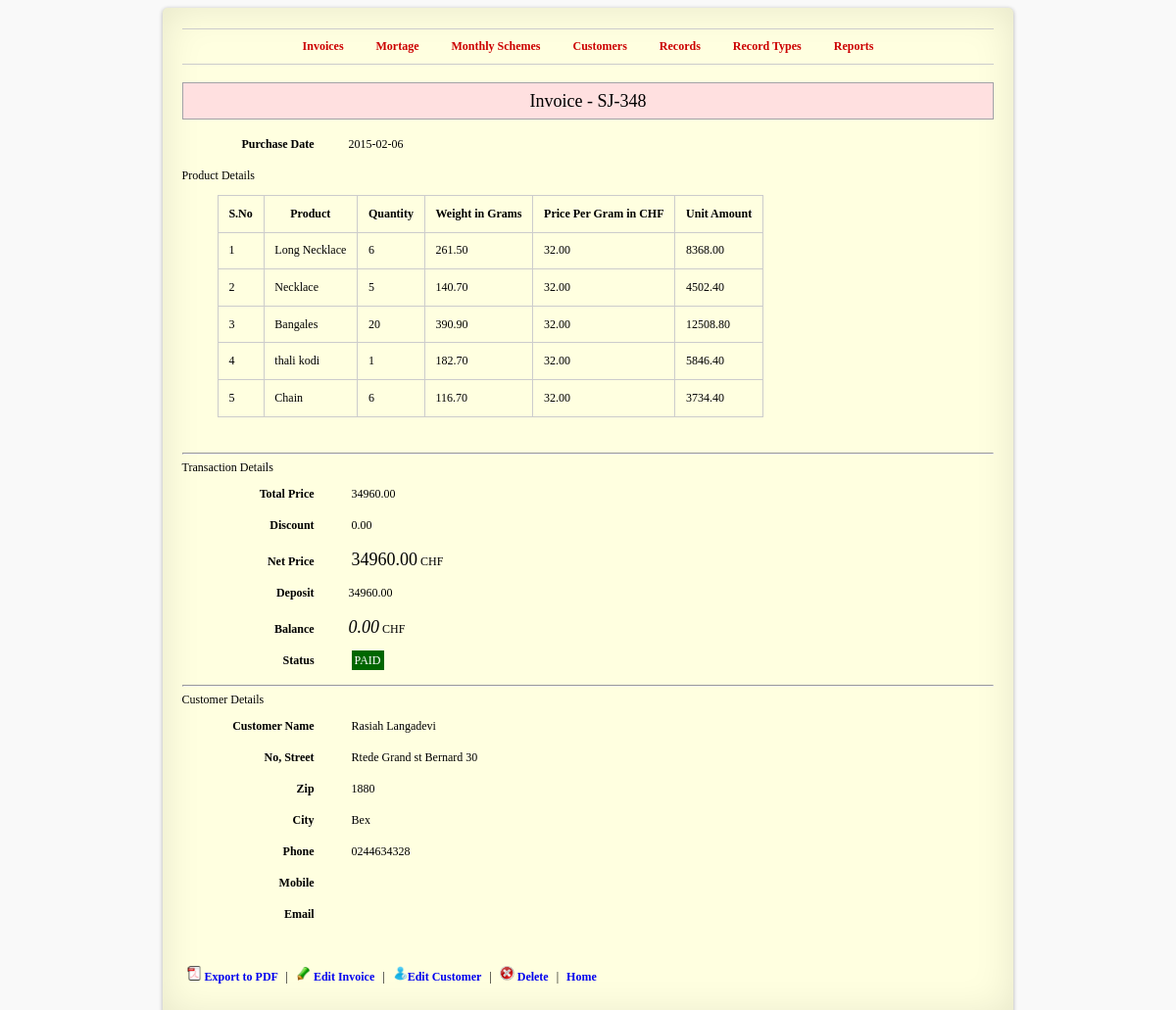
The page /invoice.php?inv_id=348 (signed in) on the database its author committed.
### tables this page shows
CREATE TABLE IF NOT EXISTS `orders` (
  `order_id` mediumint(10) NOT NULL AUTO_INCREMENT,
  `product_id` int(10) NOT NULL,
  `quantity` int(10) NOT NULL,
  `unit_weight` float(7,2) NOT NULL,
  `g_unit_price` float(7,2) NOT NULL,
  `mcharges` float(7,2) DEFAULT NULL,
  `unit_amount` float(7,2) NOT NULL,
  `inv_id` mediumint(10) DEFAULT NULL,
  `m_id` mediumint(10) DEFAULT NULL,
  PRIMARY KEY (`order_id`)
);

CREATE TABLE IF NOT EXISTS `invoices` (
  `inv_id` mediumint(10) NOT NULL AUTO_INCREMENT,
  `cust_id` mediumint(10) DEFAULT NULL,
  `mdate` date NOT NULL,
  PRIMARY KEY (`inv_id`)
);

CREATE TABLE IF NOT EXISTS `transactions` (
  `inv_id` int(11) NOT NULL,
  `total_price` float(7,2) DEFAULT NULL,
  `discount` float(7,2) DEFAULT NULL,
  `net_amount` float(7,2) DEFAULT NULL,
  `deposit` float(7,2) DEFAULT NULL,
  `balance` float(7,2) DEFAULT NULL,
  `status` varchar(10) DEFAULT NULL,
  PRIMARY KEY (`inv_id`)
);

CREATE TABLE IF NOT EXISTS `customer` (
  `cust_id` int(11) NOT NULL AUTO_INCREMENT,
  `cname` varchar(200) NOT NULL,
  `street` varchar(200) DEFAULT NULL,
  `city` varchar(30) DEFAULT NULL,
  `zip` varchar(10) DEFAULT NULL,
  `state` varchar(50) DEFAULT NULL,
  `phone` varchar(30) DEFAULT NULL,
  `mobile` varchar(30) DEFAULT NULL,
  `email` varchar(100) DEFAULT NULL,
  `jdate` date NOT NULL,
  `status` varchar(10) DEFAULT NULL,
  PRIMARY KEY (`cust_id`)
);

### funcs/db/db.php (called while the page is built, shortened)
<?php
function getDBConnection(){
	$db_name='jewellery_db';
	$db_user='jewellery_db';
	$db_pass='jewellery_db';
	$conn=mysqli_connect('localhost',$db_user, $db_pass, $db_name) or die("error occured on getConnection " . mysqli_error($conn));
	return $conn;
}
function getFetchArray($sql){
	$conn=getDBConnection();
	$result= mysqli_query($conn, $sql) or die ("Er:getFetchArray ".mysqli_error()." sql - ".$sql);
	$rows=null;
	while ($row=mysqli_fetch_array($result, MYSQLI_BOTH)){
		$rows[] = $row;
	}
	return $rows;
}
?>

### funcs/invoice/singleInvoice.php (the view, shortened to what this page needs)
<?php
function getTicketDetailsByInvId($inv_id, $flag){
	$data=
"<table>
	<thead>
		<tr>
			<th>S.No</th>
			<th>Product</th>
			<th>Quantity</th>
			<th>Weight in Grams</th>
			<th>Price Per Gram in CHF </th>
			<th>Unit Amount</th>
		</tr>
	</thead>
	<tbody>";
	if($flag==1){
		$data=$data.getTicketDetails(getProductsDetailsByInvoiceIdSQL($inv_id));
	}else{
		$data=$data.getTicketDetails(getProductsDetailsByMortageIdSQL($inv_id));
	}
	$data=$data."
	</tbody>
</table>";
	return $data;
}
function getSubmitButton($flag, $inv_id,$cust_id, $role){
	if($flag==3){
		return "<p style='margin-top:40px;'>
	<input type='hidden' value='".$inv_id."' name='update_id' />
	<center>
		<input type='submit' name='editInvoice' value='Update' id='submitbutton' />
	</center>
</p>";
	}else{
		$buttonForDelete="<a href='invoice.php?d_inv_id=".$inv_id."' onclick=\"return confirm('Are you sure to delete this Invoice ?')\" id='id11'>
						<img src='img/icon/delete.png' title='delete invoice' style='width:15px;height:15px;' /> Delete
					</a>";
		$buttonForExport="<a id='id11' href='invoice.php?iprint=".$inv_id."' target='_blank'>
						<img src='img/icon/icon_pdf.png' title='export to pdf' style='width:15px;height:15px;' /> Export to PDF
					</a>";
		$buttonForEdit="<a id='id11' href='invoice.php?edit_id=".$inv_id."'>
						<img src='img/icon/edit.png' title='edit invoice' style='width:15px;height:15px;' /> Edit Invoice
					</a>";
		$buttonForCustomer=null;
if(is_null($cust_id)){
	$buttonForCustomer="<a id='id11' href='customer.php?add_cust_id=".$inv_id."'><img src='img/icon/add_customer.png' title='Add Customer' style='width:15px;height:15px;' />Add Customer</a>";
}else{
	$buttonForCustomer="<a id='id11' href='customer.php?ecust_id=".$cust_id."'><img src='img/icon/edit_customer.png' title='Edit Customer' style='width:15px;height:15px;'/>Edit Customer</a>";
}
		if($role=='admin'){
			$data=null;
			$data=$data. "
		<p style='margin-top:40px;'>
			<li style='list-style:none;'>
				 ".$buttonForExport." | "
				.$buttonForEdit;
			$data=$data
				." | ".$buttonForCustomer
				." | ".$buttonForDelete
				." | <a id='id11' href='index.php'>Home</a>
			</li>
		</p>";
		}
		return $data;
	}
}
function getTicketDetails($sql){
	$data=null;
	$rowCount=1;
	$rows=getFetchArray($sql);
	foreach($rows as $result)
	{
		$pro= $result['pro'];
		$inv_id= $result['inv_id'];
		$quantity= $result['quantity'];
		$unit_weight= $result['unit_weight'];
		$g_unit_price= $result['g_unit_price'];
		$unit_amount= $result['unit_amount'];
		$data =$data. "<tr>
			<td>".$rowCount."</td>
			<td>".$pro."</td>
			<td>".$quantity."</td>
			<td>".$unit_weight."</td>
			<td>".$g_unit_price."</td>
			<td>".$unit_amount."</td>
			</tr>";
		$rowCount++;
	}
	return $data;
}

### funcs/utility.php (shortened to what this page needs)
<?php
function getHTMLPage($title,$heading,$content, $insideHead, $bgc){
	$data="<html lang='en-US'>".returnHTMLHead($title, $insideHead)."
<body>
	<div id='container' style='width:70%;background:".$bgc.";'>
		".getSimpleNavigationMenu()."
		<center><p style='font-size:18px;line-height:200%;background:#FFE0E0;border:1px solid #A2A2A8;'>".$heading."</p></center>
			".$content."
	</div>
</body>
</html>";
	return $data;
}
function displayOrderStatus($status){
	$statusStr=null;
	$style="padding:3px;color:#FFF;font-size:12px;";
	$forPaid="style='background:#006600;".$style."'";
	$forUnpaid="style='background:#FF3300;".$style."'";
	$forOrdered="style='background:#3385FF;".$style."'";
	$forWinner="style='background:#FFFF00;".$style.";color:red;'";
	if($status==STATUS_PAID_VALUE){
		$statusStr="<label ".$forPaid.">".$status."</label>";
	}else if($status==STATUS_UNPAID_VALUE){
		$statusStr="<label ".$forUnpaid.">".$status."</label>";
	}else if($status==STATUS_ORDERED_VALUE){
		$statusStr="<label ".$forOrdered.">".$status."</label>";
	}else if($status==STATUS_MEMBER_WINNER){
		$statusStr="<label ".$forWinner.">".$status."</label>";
	}else if($status==STATUS_MEMBER_JOINED){
		$statusStr="<label ".$forOrdered.">".$status."</label>";
	}
	return $statusStr;
}
?>

### funcs/invoice/displayInvoice.php (shortened to what this page needs)
<?php
function displayInvoiceById($inv_id, $role){
	$flag=2;$content=null;$insideHead=null;
	$rows=getFetchArray(getInvoiceDetailsByIdSQL($inv_id));
	foreach ($rows as $result)
	{
		$inv_id= $result['inv_id'];
		$bdate= $result['mdate'];
		$cust_id=$result['cust_id'];
		$total_amount=$result['total_price'];
		$discount=$result['discount'];
		$net_amount=$result['net_amount'];
		$deposit=$result['deposit'];
		$balance=$result['balance'];
		$status=$result['status'];
		$content=getInvoiceFields($bdate, $inv_id, $total_amount, $discount,$net_amount,$deposit, $balance, displayOrderStatus($status), $cust_id, $flag, $role);
	}
	$heading="Invoice - ".PREFIX_INV_NR.$inv_id;
	$data=getHTMLPage(MAIN_TITLE,$heading,$content, $insideHead, BGC_FOR_INVOICE);
	return $data;
}
function getInvoiceFields($bdate, $inv_id, $total_amount, $discount,$net_amount,$deposit, $balance, $statusStr, $cust_id, $flag, $role){
return "<p><label>Purchase Date</label><label>".$bdate."</label></p>
Product Details
".getTicketDetailsByInvId($inv_id, 1)."
<hr>
Transaction Details
<p><label>Total Price</label> <label>".$total_amount."</label> </p>
<p><label>Discount</label> <label>".$discount."</label></p>
<p><label>Net Price</label> <label><font style='font-size:18px;'>".$net_amount."</font> CHF</label></p>
<p><label>Deposit</label><label>".$deposit."</label></p>
<p><label>Balance</label><label><font style='font-size:18px;font-style:italic;'>".$balance."</font> CHF</label> </p>
<p> <label>Status</label> <label>".$statusStr."</label> </p>
".getCustomerDetailsForForm($flag, $cust_id)."
".getSubmitButton($flag, $inv_id,$cust_id, $role);
}

### funcs/customer/customer.php (shortened to what this page needs)
<?php
function getCustomerDetailsForForm($flag, $cust_id){
	if($flag==1){
		return getCustomerDetailsForm();
	}else if($flag==3){
		if(strlen($cust_id) == 0){
			return getCustomerDetailsForm();
		}else{
			return getCustomerDetailsForEdit($cust_id, true);
		}
	}else{
		$data=null;
		$data=$data.getCustomerDetailsForEdit($cust_id, false);
	return $data;
	}
}
function getCustomerDetailsForEdit($cust_id, $flag){
	$rows = getFetchArray("select * from customer where cust_id=".$cust_id." ");
	$data=null;
	foreach ($rows as $result){
		$cname= $result['cname'];
		$street= $result['street'];
		$zip= $result['zip'];
		$city= $result['city'];
		$phone= $result['phone'];
		$mobile= $result['mobile'];
		$email= $result['email'];
		if($flag){
			$data=$data."
 Customer Details
 <p>
	<label for='origin'>Customer Name</label>
	<input type='hidden' name='cust_id' value='".$cust_id."' />
  	<input type='text' name='cnameNew' id='cnameNew' value='".$cname."' style='margin-top:4px;width:150px;height:1px;' />
 </p>
 <p>
  	<label for='origin'>No,Street</label>
  	<label>
  		<input style='width:250px;height:1px;' type='text' name='no_street'  value='".$street."' />
  	</label>
  </p>
  <p>
  	<label for='origin'>Zip/Canton</label>
  	<label>
  		<input style='width:100px;height:1px;' type='text' name='zip' value='".$zip."'/>
  		<input style='width:150px;height:1px;' type='text' name='canton' value='".$city."' />
  	</label>
  </p>
  <p>
  	<label for='origin'>Phone/Mobile</label>
  	<label>
  		<input style='width:100px;height:1px;' type='text' name='phone' value='".$phone."' />
  		<input style='width:150px;height:1px;' type='text' name='mobile' value='".$mobile."' />
  	</label>
  </p>
  <p>
  	<label for='origin'>Email</label>
  	<label>
  		<input style='width:250px;height:1px;' type='text' name='email' value='".$email."' />
  	</label>
  </p>
		";
		}else{
			$data=$data."
			<hr>
			Customer Details
			<p>
			<label for='origin'>Customer Name</label>
			<label for='origin'>".$cname."</label>
		</p>
<p>
  <label for='origin'>No, Street</label>
  <label>$street</label>
</p>
  <p>
  	<label for='origin'>Zip</label>
  	<label>$zip</label>
  </p>
  <p>
  	<label for='origin'>City</label>
  	<label>$city</label>
  </p>
  <p>
  	<label for='origin'>Phone</label>
  	<label>$phone</label>
  </p>
  <p>
  	<label for='origin'>Mobile</label>
  	<label>$mobile</label>
  </p>
  <p>
  	<label for='origin'>Email</label>
  	<label>$email</label>
  </p>";
		}
	}
	return $data;
}
?>

### css/style.css (style rules this page uses)
* { font-size:12px; font-family:verdana; }
body { background-color:#F9F9F9; }
p > label:first-child { display: inline-block; font-weight: 700; margin-bottom: 5px; padding-right: 35px; text-align: right; width: 135px; }
#container { margin:0px auto; width:800px; background-color:#eee; padding:20px; border-radius: 5px; clear: both; -webkit-border-radius: 5px; -moz-border-radius: 5px; border-radius: 5px; -webkit-box-shadow:0 1px 4px rgba(0, 0, 0, 0.3), 0 0 40px rgba(0, 0, 0, 0.1) inset; -moz-box-shadow:0 1px 4px rgba(0, 0, 0, 0.3), 0 0 40px rgba(0, 0, 0, 0.1) inset; box-shadow:0 1px 4px rgba(0, 0, 0, 0.3), 0 0 40px rgba(0, 0, 0, 0.1) inset; }
table { margin: 1em 1em 3em 3em; border-collapse: collapse; }
td, th { padding: 0.9em 0.9em 0.9em .9em; border: 1px #ccc solid; }
#id11 { font-family:verdana;font-size:12px;padding:5px;font-weight:bold;text-decoration:none; }

### rows shown on the page
orders: inv "Invoice - SJ-348", quantity "6", unit_weight "116.70", g_unit_price "32.00", unit_amount "3734.40"
invoices: mdate "2015-02-06", transactions.total_price "34960.00", transactions.discount "0.00", transactions.net_amount "34960.00", transactions.deposit "34960.00", transactions.balance "0.00", transactions.status "PAID"
orders: quantity "6", unit_weight "261.50", g_unit_price "32.00", unit_amount "8368.00"
orders: quantity "5", unit_weight "140.70", g_unit_price "32.00", unit_amount "4502.40"
orders: quantity "20", unit_weight "390.90", g_unit_price "32.00", unit_amount "12508.80"
orders: quantity "1", unit_weight "182.70", g_unit_price "32.00", unit_amount "5846.40"
customer: cname "Rasiah Langadevi", street "Rtede Grand st Bernard 30", zip "1880", city "Bex", phone "0244634328"

### other values the page prints
$pro "Long Necklace Necklace Bangales thali kodi Chain"
